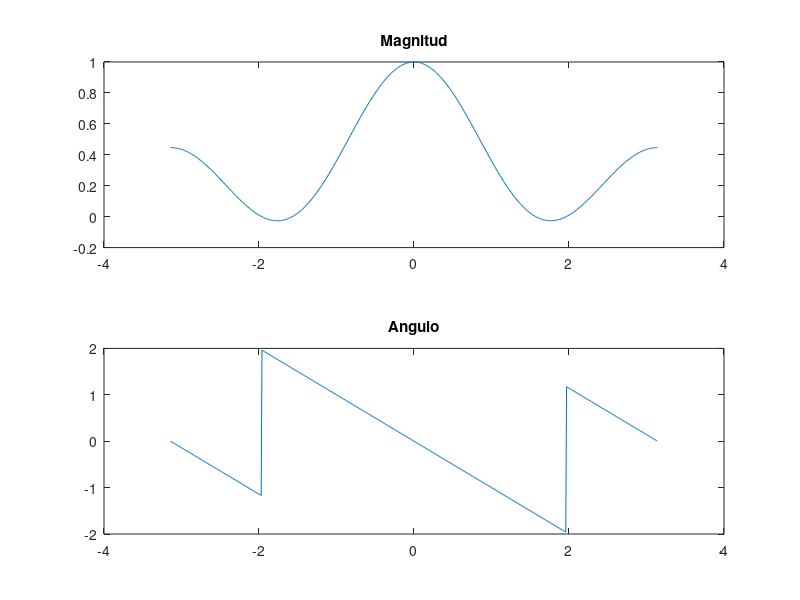

Here is the MATLAB script that generated this plot:
% Tecnologico de Costa Rica
% Escuela de Ingenieria Electronica
% El-5805 Procesamiento Digital de Señales

% This Octave File solves the
% problems given for the Course
% Digital Signal Processing

w = -pi:0.01:pi;
j = sqrt(-1);


w0 = 5*pi/8;

b0 = 1/(2-2*cos(w0));

H = b0 * (1 - 2*cos(w0)*exp(-j*w) + exp(-2*j*w)); 

figure('name', 'Exercise #2 - Digital Signal Processing');
subplot(2,1,1); p1 = plot(w,H); title('Magnitud');
subplot(2,1,2); p2 = plot(w,angle(H)); title('Angulo');
